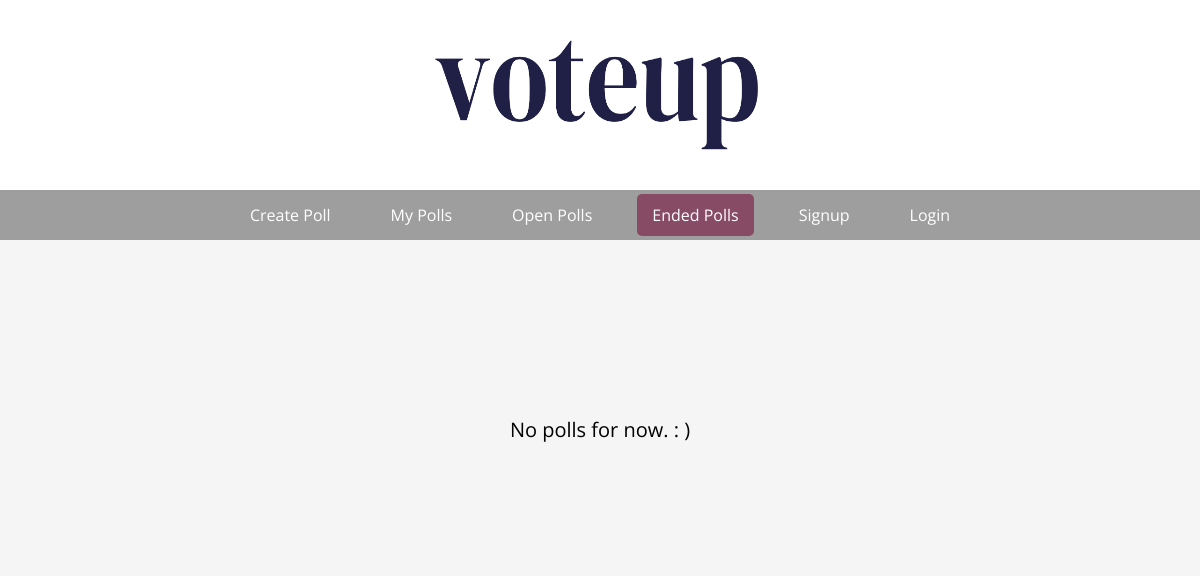
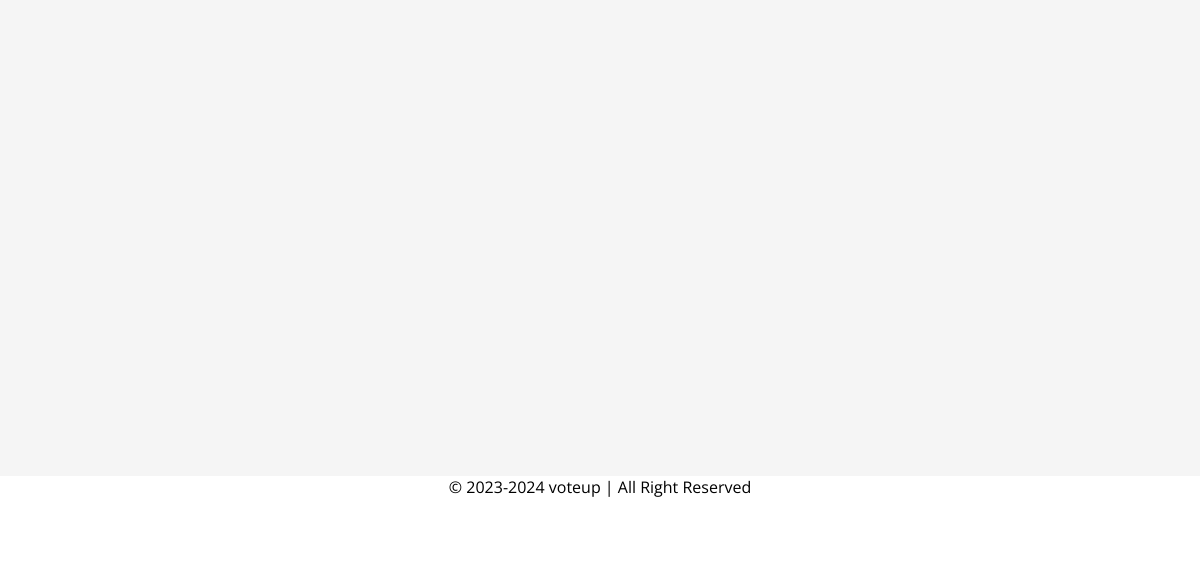
The page /endedpolls.php on the database as committed earlier (2 pictures, top to bottom).
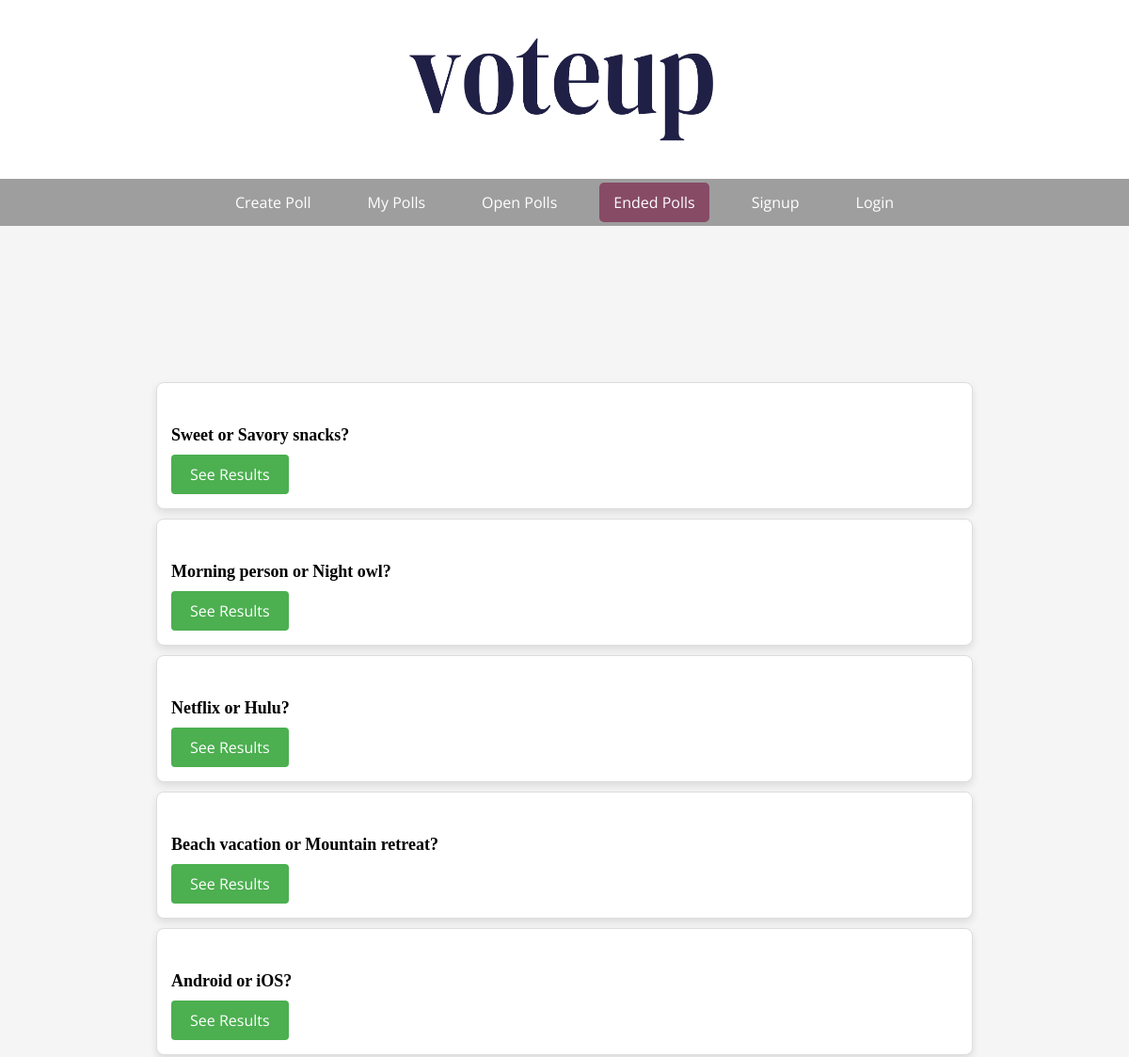
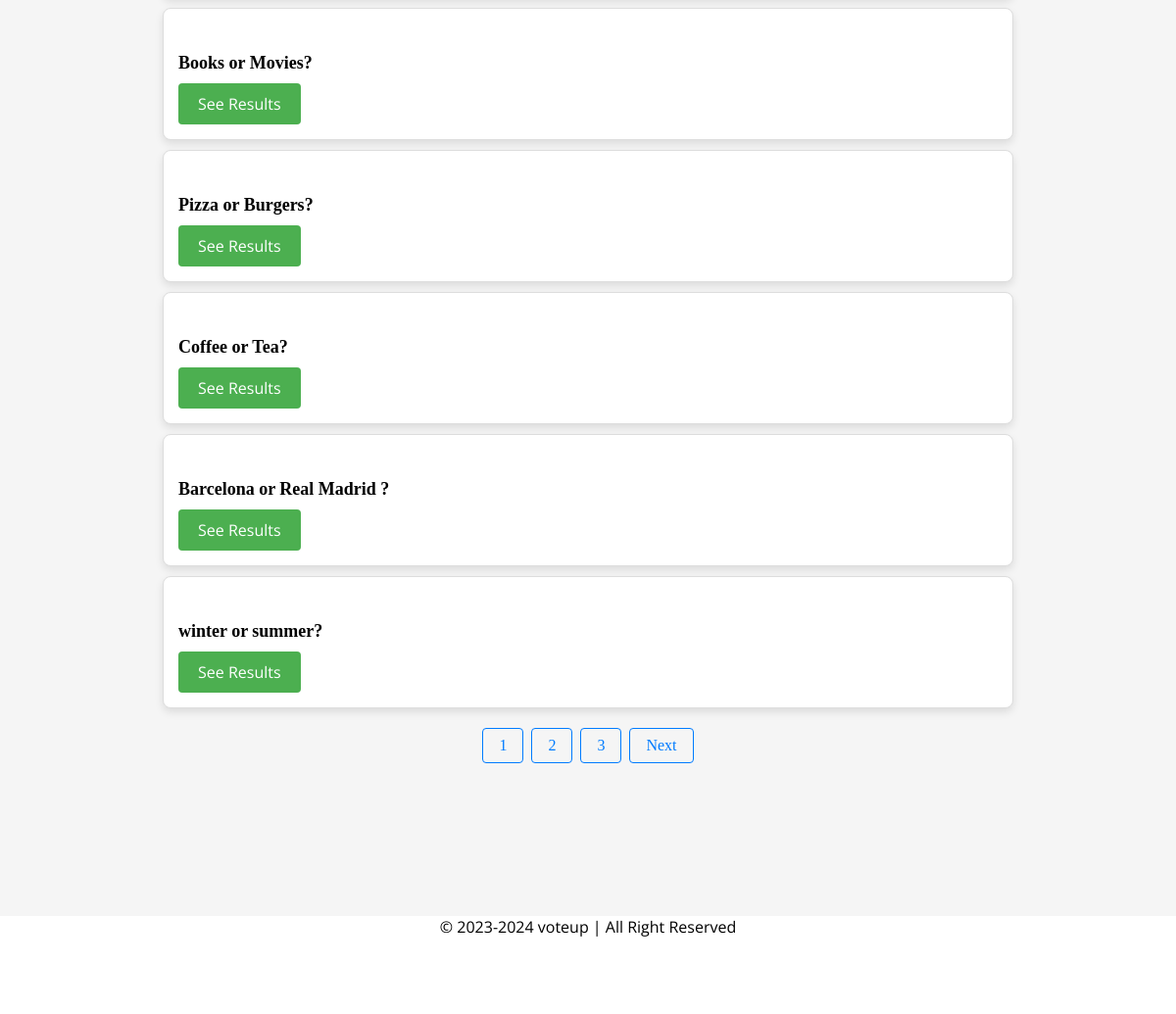
The same page on the database as committed later (2 pictures, top to bottom).
### tables this page shows
CREATE TABLE `poll` (
  `poll_id` int(11) NOT NULL,
  `creator_id` int(11) DEFAULT NULL,
  `question` varchar(255) DEFAULT NULL,
  `options` varchar(255) DEFAULT NULL,
  `end_date` datetime DEFAULT NULL,
  `s_date` timestamp NOT NULL DEFAULT current_timestamp() ON UPDATE current_timestamp(),
  `status` tinyint(1) NOT NULL
);

### endedpolls.php (the view, shortened to what this page needs)
<?php
include("header.php");
?>
    <main>
     <?php
        require("connection.php");
        $pollsPerPage = 10;
        $currentPage = isset($_GET['page']) ? intval($_GET['page']) : 1;
        $offset = ($currentPage - 1) * $pollsPerPage;
        $stmt = $db->prepare('SELECT question, poll_id FROM poll WHERE status = 1 ORDER BY poll_id DESC LIMIT :limit OFFSET :offset');
        $stmt->bindParam(':limit', $pollsPerPage, PDO::PARAM_INT);
        $stmt->bindParam(':offset', $offset, PDO::PARAM_INT);
        $stmt->execute();
        $polls = $stmt->fetchAll(PDO::FETCH_ASSOC);
            if ($polls) {
                foreach ($polls as $poll) {
                    ?>
                    <div class="card">
                        <div class="card-body">
                            <div class="card-content">
                                <h5 class="card-title"><?php echo $poll['question']; ?></h5>
                                <div class="card-buttons">
                                   <a href="results.php?poll_id=<?php echo $poll['poll_id'];?>"><button class="result-button">See Results</button></a>
                                </div>
                            </div>
                        </div>
                    </div>
                    <?php
                }
                    $stmtTotal = $db->prepare('SELECT COUNT(*) as total FROM poll WHERE status = 1');
                    $stmtTotal->execute();
                    $resultTotal = $stmtTotal->fetch(PDO::FETCH_ASSOC);
                    $totalPages = ceil($resultTotal['total'] / $pollsPerPage);
                    echo '<div class="pagination">';
                    for ($i = 1; $i <= $totalPages; $i++) {
                        echo '<a href="?page=' . $i . '">' . $i . '</a>';
                    }
                    if ($currentPage < $totalPages) {
                        echo '<a href="?page=' . ($currentPage + 1) . '">Next</a>';
                    }
                    echo '</div>';
                        }
                else {
                    echo '<p>No polls for now. : )</p>';
                         }
    ?>
    </main>
<?php include("footer.php"); ?>

### header.php (shortened to what this page needs)
<!DOCTYPE html>
<html lang="en">
<head>
    <link rel="stylesheet" href="style/mainstyle.css">
</head>
<body>
<div class="container">
    <header>
        <a href="index.php"><img src="style/logo.png" alt="logo" width="400px" height="150px"></a>
    </header>
    <nav>
        <?php
        $currentPage = basename($_SERVER['PHP_SELF']);
        if (isset($_SESSION["user"])) {
            ?>
            <a <?php if ($currentPage == 'createpolls.php') echo 'class="active"'; ?> href='createpolls.php'>Create Poll</a>
            <a <?php if ($currentPage == 'mypolls.php') echo 'class="active"'; ?> href='mypolls.php'>My Polls</a>
            <a <?php if ($currentPage == 'openpolls.php') echo 'class="active"'; ?> href='openpolls.php'>Open Polls</a>
            <a <?php if ($currentPage == 'endedpolls.php') echo 'class="active"'; ?> href='endedpolls.php'>Ended Polls</a>
            <a <?php if ($currentPage == 'logout.php') echo 'class="active"'; ?> href='logout.php'>Logout</a>
            <?php
        } else {
            ?>
            <a <?php if ($currentPage == 'createpolls.php') echo 'class="active"'; ?> href='createpolls.php'>Create Poll</a>
            <a <?php if ($currentPage == 'mypolls.php') echo 'class="active"'; ?> href='mypolls.php'>My Polls</a>
            <a <?php if ($currentPage == 'openpolls.php') echo 'class="active"'; ?> href='openpolls.php'>Open Polls</a>
            <a <?php if ($currentPage == 'endedpolls.php') echo 'class="active"'; ?> href='endedpolls.php'>Ended Polls</a>
            <a <?php if ($currentPage == 'register.php') echo 'class="active"'; ?> href='register.php'>Signup</a>
            <a <?php if ($currentPage == 'login.php') echo 'class="active"'; ?> href='login.php'>Login</a>
            <?php
        }
        ?>
    </nav>

### footer.php
<footer>
    © 2023-2024 voteup | All Right Reserved
    </footer>
</div>
</body>
</html>

### style/mainstyle.css (style rules this page uses)
body { margin: 0; padding: 0; }
.container { width: 100%; }
header { background-color: #fff; text-align: center; padding: 20px 0; width: 100%; }
header img { width: 330px; height: 150px; display: block; margin: 0 auto; }
nav { background-color: #9E9E9E; height: 50px; display: flex; justify-content: center; align-items: center; font-family: 'Open Sans', sans-serif; }
main { background-color: #F5F5F5; min-height: 500px; padding: 13%; }
footer { background-color: #fff; height: 100px; text-align: center; width: 100%; font-family: 'Open Sans', sans-serif; }
nav a { color: white; text-decoration: none; margin: 0 15px; padding: 10px 15px; border-radius: 5px; transition: background-color 0.3s ease; }
nav a.active { background-color: #874B66; }

### endedpolls.php (style rules this page uses)
.card { border: 1px solid #ddd; border-radius: 8px; margin: 10px; padding: 15px; background-color: #fff; box-shadow: 0 4px 8px rgba(0, 0, 0, 0.1); transition: box-shadow 0.3s ease; }
.card-title { font-size: 18px; margin-bottom: 10px; }
.result-button { background-color: #4CAF50; color: white; padding: 10px 20px; text-align: center; text-decoration: none; display: inline-block; font-size: 16px; border: none; border-radius: 4px; cursor: pointer; font-family: 'Open Sans', sans-serif; }
.pagination { display: flex; justify-content: center; align-items: center; margin-top: 20px; }
.pagination a { color: #007BFF; padding: 8px 16px; text-decoration: none; border: 1px solid #007BFF; border-radius: 4px; margin: 0 4px; transition: background-color 0.3s ease; }
p { font-family: 'Open Sans', sans-serif; text-align: center; font-size: 20px; }

Rows that differ between the two databases and show on the page:
added poll: question "Sweet or Savory snacks?"
added poll: question "Morning person or Night owl?"
added poll: question "Netflix or Hulu?"
added poll: question "Beach vacation or Mountain retreat?"
added poll: question "Android or iOS?"
added poll: question "Books or Movies?"
added poll: question "Pizza or Burgers?"
added poll: question "Coffee or Tea?"
added poll: question "Barcelona or Real Madrid ?"
added poll: question "winter or summer?"
Other text that changed with them:
new list line: "1"
new list line: "2"
new list line: "3"
text no longer shown: "No polls for now. : )"
text now shown: "Next"
